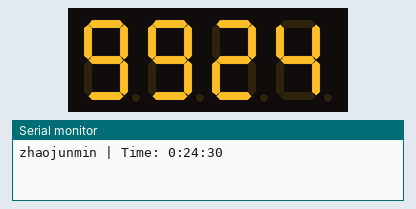
Recording of a sketch running on a simulated Arduino Uno, built with avr-gcc and run on an emulated ATmega328P. Parts: 4-digit seven-segment display, the last lines printed to the serial monitor. The local clock reads 2024-03-15 10:24:30 at power-on unless the sketch sets it.

Above: at 0.1 s.
At 63.7 s:
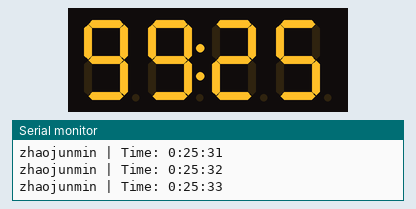
At 128.4 s:
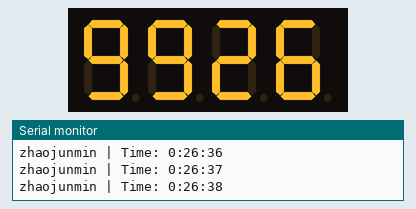

The sketch:

RTCtester.ino
```cpp
#include "TM1637.h"
#include "RTClib.h"

#define CLK 10
#define DIO 9
TM1637 tm1637(CLK, DIO);

RTC_DS1307 RTC;
DateTime theTime;
int8_t TimeDisp[] = {0xff, 0xff, 0xff, 0xff};

void setup() {
  Serial.begin(9600);
  if (!RTC.begin()) {
    Serial.println("zhaojunmin | Couldn't find RTC");
    while (1);
  }
  if (!RTC.isrunning()) {
    Serial.println("zhaojunmin | RTC is NOT running!");
    RTC.adjust(DateTime(F(__DATE__), F(__TIME__)));
  }
  tm1637.init();
  tm1637.set(2);
}

int hour, minute, second;
unsigned char ClockPoint = 1;

void loop() {
  DateTime theTime = RTC.now();
  second = theTime.second();
  minute = theTime.minute();

  // 前两位固定 99，后两位是分钟
  TimeDisp[0] = 9;
  TimeDisp[1] = 9;
  TimeDisp[2] = minute / 10;
  TimeDisp[3] = minute % 10;

  tm1637.display(0, TimeDisp[0]);
  tm1637.display(1, TimeDisp[1]);
  tm1637.display(2, TimeDisp[2]);
  tm1637.display(3, TimeDisp[3]);

  // 串口输出加组号
  Serial.print("zhaojunmin | ");
  Serial.print("Time: ");
  Serial.print(hour);
  Serial.print(":");
  Serial.print(minute);
  Serial.print(":");
  Serial.print(second);
  Serial.println();

  // 冒号闪烁
  ClockPoint = (~ClockPoint) & 0x01;
  if (ClockPoint)
    tm1637.point(POINT_ON);
  else
    tm1637.point(POINT_OFF);

  delay(1000);
}
```
